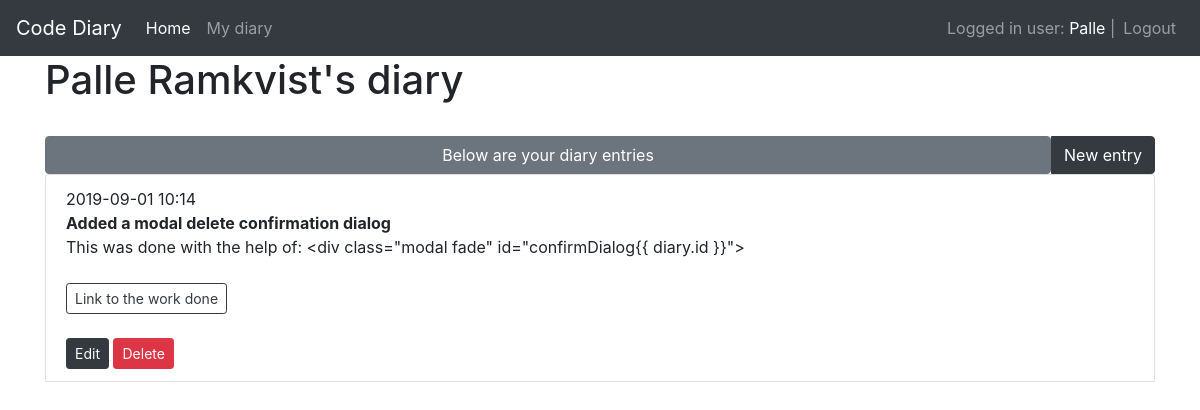
The page /diaries/ (signed in) on the database its author committed.
### app/models/users.py (models this page shows, shortened)
class User(UserMixin, db.Model):
    id = db.Column(db.Integer, primary_key=True)
    username = db.Column(db.String(80), unique=True, nullable=False)
    password = db.Column(db.String(120), unique=False, nullable=False)
    firstname = db.Column(db.String(100), unique=False)
    lastname = db.Column(db.String(100), unique=False)
    email = db.Column(db.String(100))
    diaries = db.relationship('Diary', backref='user', lazy=True)

### app/models/diaries.py (models this page shows, shortened)
class Diary(db.Model):
    id = db.Column(db.Integer, primary_key=True)
    title = db.Column(db.String(100), nullable=False)
    description = db.Column(db.String(500))
    link = db.Column(db.String(256))
    created_date = db.Column(db.DateTime, default=datetime.now)  # new field
    user_id = db.Column(db.Integer, db.ForeignKey('user.id'), nullable=False)

### app/views/diaries.py (the view)
@diary_blueprint.route('/')
@login_required
def index():
    user_id = current_user.get_id()
    diaries = Diary.query.filter_by(user_id=user_id).order_by(Diary.created_date.desc()).all()
    return render_template('diaries/index.html', diaries=diaries)

### app/views/users.py (called while the page is built)
@login_manager.user_loader
def load_user(user_id):
    return User.query.get(int(user_id))

### app/templates/diaries/index.html (shortened to what this page needs)
{% extends 'base.html' %}
{% block content %}
    <div class="container">
        <h1>{{ current_user.firstname }} {{ current_user.lastname }}'s diary</h1>
        <br>
        <div class="input-group d-flex">
            <button class="btn btn-secondary flex-fill">Below are your diary entries</button>
            <div class="input-group-append ml-auto" id="button-addon3">
                <a href="{{ url_for('diaries.add_diary') }}" class="btn btn-dark">New entry</a>
            </div>
        </div>
        <div>
            <ul class="list-group">
                {% for diary in diaries %}
                    <li class="list-group-item">
                        {{ diary.created_date.strftime('%Y-%m-%d %H:%M') }}<br>
                        <strong>{{ diary.title }}</strong><br>
                        {{ diary.description }}<br><br>
                        <a href="{{ diary.link }}" class="btn btn-outline-dark btn-sm">
                            Link to the work done
                        </a><br><br>
                        <a href="{{ url_for('diaries.edit_diary', diary_id=diary.id) }}" class="btn btn-dark btn-sm">Edit</a>
                        <button type="button" class="btn btn-danger btn-sm" data-toggle="modal"
                                data-target="#confirmDialog{{ diary.id }}">
                            Delete
                        </button>
                    </li>
                {% endfor %}
            </ul>
        </div>
    </div>
{% endblock %}

### app/templates/base.html (shortened to what this page needs)
<!DOCTYPE html>
<html lang="en">
<head>
    <link rel="stylesheet" href="https://stackpath.bootstrapcdn.com/bootstrap/4.3.1/css/bootstrap.min.css"
>
</head>
<body>
<nav class="navbar navbar-expand-lg navbar-dark bg-dark">
    <a class="navbar-brand" href="/">Code Diary</a>
    <div class="collapse navbar-collapse" id="navbarNavAltMarkup">
        <div class="navbar-nav">
            <a class="nav-item nav-link active" href="/">Home <span class="sr-only">(current)</span></a>
            {% if current_user.is_authenticated %}
                <a class="nav-item nav-link" href="/diaries">My diary</a>
            {% endif %}
        </div>
    </div>
    {% if current_user.is_authenticated %}
        <ul class="navbar-nav ml-auto">
            <li class="navbar-text">
                Logged in user:
                <a href={{ url_for('users.edit_user') }}> {{ current_user.username }}</a> |
            </li>
            <li><a class="nav-item nav-link" href="{{ url_for('users.logout') }}">Logout</a></li>
        </ul>
    {% endif %}
</nav>
{% block content %}
{% endblock %}
</body>
</html>

### rows shown on the page
User: username "Palle", firstname "Palle", lastname "Ramkvist"
Diary: created_date "2019-09-01 10:14", title "Added a modal delete confirmation dialog", description "This was done with the help of: <div class=\"modal fade\" id=\"confirmDialog{{ diary.id }}\">"
